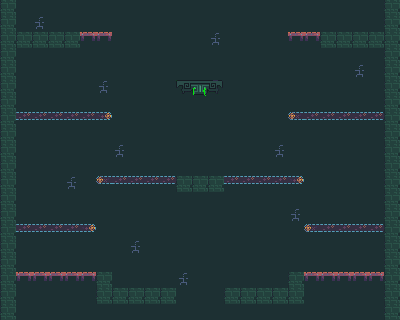

Tiled map render using the project's own tile images. Description and the map definition, with tile-layer contents summarised, below:
An orthogonal 25x20 tile map with 16x16 px tiles, 5 tile layers (Background, Background2:ElectricBoogaloo, OneSidedPlatforms, Platforms, ...), 2 tilesets and 12 objects.

<map version="1.0" tiledversion="1.1.2" orientation="orthogonal" renderorder="right-up" width="25" height="20" tilewidth="16" tileheight="16" infinite="0" nextobjectid="1">
 <tileset firstgid="1" source="../tile1.tsx" />
 <tileset firstgid="65" name="sketches1-0 tiles and monsters" tilewidth="16" tileheight="16" tilecount="64" columns="8">
  <image source="../../Assets/Images/sketches2- tiles and monsters.png" width="128" height="128" />
  <tile id="2">
   <objectgroup draworder="index">
    <object id="1" x="0" y="0" width="16" height="3" />
   </objectgroup>
  </tile>
  <tile id="3">
   <objectgroup draworder="index">
    <object id="2" x="0" y="0" width="16" height="16" />
   </objectgroup>
  </tile>
  <tile id="4">
   <objectgroup draworder="index">
    <object id="1" x="0" y="0" width="16" height="16" />
   </objectgroup>
  </tile>
  <tile id="5">
   <objectgroup draworder="index">
    <object id="1" x="0" y="0" width="16" height="16" />
   </objectgroup>
  </tile>
  <tile id="8">
   <objectgroup draworder="index">
    <object id="1" x="0" y="0" width="16" height="16" />
   </objectgroup>
  </tile>
  <tile id="9">
   <objectgroup draworder="index">
    <object id="1" x="0" y="0" width="16" height="16" />
   </objectgroup>
  </tile>
  <tile id="10">
   <objectgroup draworder="index">
    <object id="1" x="0" y="0" width="16" height="16" />
   </objectgroup>
  </tile>
  <tile id="19">
   <objectgroup draworder="index">
    <object id="1" x="0" y="0" width="16" height="8" />
   </objectgroup>
   <animation>
    <frame tileid="19" duration="200" />
    <frame tileid="29" duration="200" />
   </animation>
  </tile>
  <tile id="20">
   <objectgroup draworder="index">
    <object id="2" x="0" y="0" width="16" height="8" />
   </objectgroup>
   <animation>
    <frame tileid="20" duration="200" />
    <frame tileid="30" duration="200" />
   </animation>
  </tile>
  <tile id="21">
   <objectgroup draworder="index">
    <object id="1" x="0" y="0" width="16" height="8" />
   </objectgroup>
   <animation>
    <frame tileid="21" duration="200" />
    <frame tileid="31" duration="200" />
   </animation>
  </tile>
  <tile id="22">
   <objectgroup draworder="index">
    <object id="1" x="0" y="0" width="16" height="16" />
   </objectgroup>
  </tile>
  <tile id="36">
   <objectgroup draworder="index">
    <object id="1" x="0" y="0" width="16" height="4" />
   </objectgroup>
  </tile>
 </tileset>
 <layer name="Background" width="25" height="20">
  <data>[500 cells, 500 non-empty, 1 distinct tile ids]</data>
 </layer>
 <layer name="Background2:ElectricBoogaloo" width="25" height="20">
  <data>[500 cells, 50 non-empty, 2 distinct tile ids]</data>
 </layer>
 <layer name="OneSidedPlatforms" width="25" height="20">
  <data>[500 cells, 14 non-empty, 1 distinct tile ids]</data>
 </layer>
 <layer name="Platforms" width="25" height="20">
  <data>[500 cells, 58 non-empty, 7 distinct tile ids]</data>
 </layer>
 <layer name="Foreground" width="25" height="20">
  <data>[500 cells, 0 non-empty, 0 distinct tile ids]</data>
 </layer>
</map>
